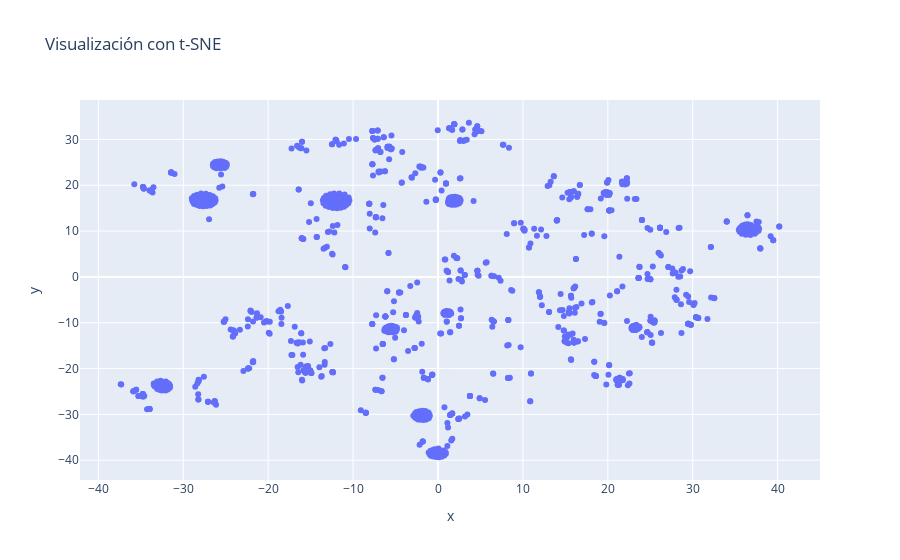

Notebook source saved alongside this figure:
### Code cell
import plotly.express as px

fig = px.scatter(
    x=emb_tsne[:,0], y=emb_tsne[:,1], title='Visualización con t-SNE',
    hover_name=samples
)

fig.show()

### Figure 1 — Plotly figure (JSON) as saved in the notebook; plotly's stock layout.template omitted (floating-point values rounded to 4 significant figures; data arrays with more than 128 entries replaced by an {"elided": "..."} marker saying what was removed)
{"data": [{"hovertemplate": "<b>%{hovertext}</b><br><br>x=%{x}<br>y=%{y}<extra></extra>", "hovertext": {"elided": "1000 str values"}, "legendgroup": "", "marker": {"color": "#636efa", "symbol": "circle"}, "mode": "markers", "name": "", "orientation": "v", "showlegend": false, "type": "scatter", "x": {"elided": "1000 float values"}, "xaxis": "x", "y": {"elided": "1000 float values"}, "yaxis": "y"}], "layout": {"legend": {"tracegroupgap": 0}, "title": {"text": "Visualización con t-SNE"}, "xaxis": {"anchor": "y", "domain": [0, 1], "title": {"text": "x"}}, "yaxis": {"anchor": "x", "domain": [0, 1], "title": {"text": "y"}}}}
